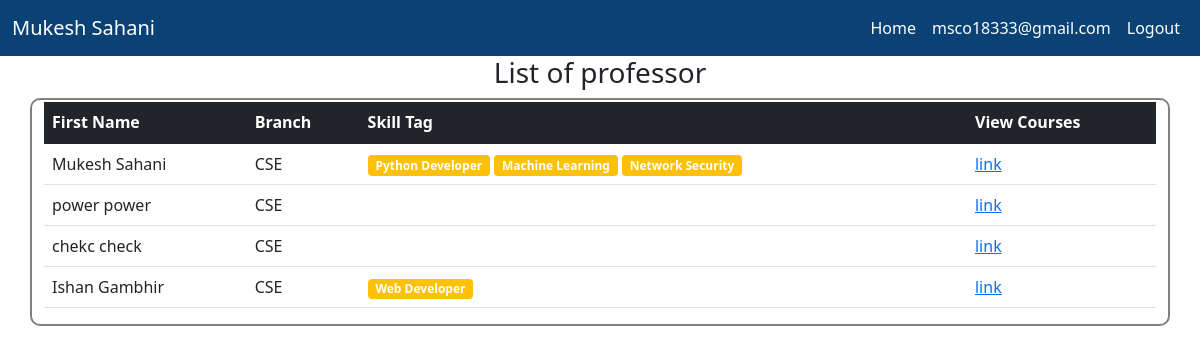
Screenshot of /list-profesor/ (signed in) with the database file from the repository.
### user/models.py (models this page shows)
class profile(models.Model):
    user = models.OneToOneField(User,on_delete=models.CASCADE, related_name='profile')
    firstname=models.CharField(max_length=30,null=True)
    lastname=models.CharField(max_length=30,null=True)
    organisation = models.CharField(max_length=30,choices=[("Profesor", "Profesor"), ("Student", "Student")])
    semester = models.CharField(max_length=1,choices=[('1','1'),('2','2'),('3','3'),('4','4'),('5','5'),('6','6'),('7','7'),('8',
    '8')],null=True)
    passout_year=models.IntegerField(null=True)
    placement_year=models.IntegerField(null=True)
    branch=models.CharField(max_length=30,choices=[("CSE", "CSE"), ("CIVIL", "CIVIL"),("ECE", "ECE"),("MECH", "MECH")],null=True)

### course_system/models.py (models this page shows, shortened)
class DomainData(models.Model):
    domain_name = models.CharField(max_length=100)

### student_panel/views.py (the view)
# urls.py: path('list-profesor/', views.professor_list, name = "ProfesorList"),
@login_required
def professor_list(request):
    context = {}
    profesor_list = profile.objects.filter(organisation='Profesor')
    profesor_obj_tag_map_list = [ProfesorTagList(profile_data=prof,tag_list=get_professor_tag_list(prof)) for prof in profesor_list]
    context['profesor_tag_list'] = profesor_obj_tag_map_list
    return render(request, 'student_panel/student_panel_professor_list.html', context)

### course_system/core.py (called while the page is built)
def find_text(input_text : str, target_str_list : list) -> bool:
    for target_str in target_str_list:
        if input_text.lower().find(target_str.lower()) != -1:
            return True
    return False

def get_tag_course(course_object : CourseData) -> list:
    tag_course_list = []
    skill_list = [ skill.domain_name for skill in DomainData.objects.all() ]
    for skill in skill_list:
        skill_word_data_object = SkillHotWords.objects.filter(skill_name = skill)
        skill_list_hot_words = [sk.hot_word for sk in skill_word_data_object]
        if skill_list_hot_words != []:
            print(skill_list_hot_words)
            skill_map_object = CourseSkillMap(course_json_extractor=CourseJSONdataExtractor(course_json_object=get_json_object_course(course_object)), skill_hot_work_list=skill_list_hot_words)
            if skill_map_object.is_required():
                tag_course_list.append(skill)
    print("-----------")
    print(tag_course_list)
    print("-----------")
    return tag_course_list

def get_professor_tag_list(profesor_profile_object : profile):
    course_list_profesor = [course_data.course_id for course_data in CourseRegisterBy.objects.filter(user_id = profesor_profile_object)]
    profesor_tag_list = []
    for course in course_list_profesor:
        profesor_tag_list.extend(get_tag_course(course_object = course))
    return profesor_tag_list

    def get_subject_name(self) -> str:
        return self.__subject_name

    def get_course_application(self) -> list:
        return self.__course_application

    def get_course_outcomes(self) -> list:
        return self.__course_outcomes

    def is_required(self) -> bool:
        subject_name = self.course_json_extractor.get_subject_name()
        if find_text(subject_name, self.skill_hot_word):
            return True
        application_list = self.course_json_extractor.get_course_application()
        for application in application_list:
            if find_text(application, self.skill_hot_word):
                return True
        outcomes_list = self.course_json_extractor.get_course_outcomes()
        for outcomes in outcomes_list:
            if find_text(outcomes, self.skill_hot_word):
                return True
        return False

### course_system/utils.py (called while the page is built)
def get_json_object_course(course : CourseData):
    return get_json_object(course.course_json_file)

### student_panel/templates/student_panel/student_panel_professor_list.html (shortened to what this page needs)
{% extends 'student_panel_basic.html' %}
{% load static %}
{% block body %}
    <div class="container">
        <center>
            <p class="h3">
                List of professor
            </p>
        </center>
    </div>
    <div class="container" style="border: 2px solid gray;border-radius:10px;">
        <table class="table">
            <thead>
                <thead class="table-dark">
                    <th scope="col">
                        First Name
                    </th>
                    <th scope="col">
                        Branch
                    </th>
                    <th scope="col">
                        Skill Tag
                    </th>
                    <th scope="col">
                        View Courses
                    </th>
                </thead>
            </thead>
            <tbody>
                {% for prof in profesor_tag_list  %}
                <tr>
                    <td>
                        {{ prof.profile_data.firstname }} {{ prof.profile_data.lastname }}
                    </td>
                    <td>
                        {{ prof.profile_data.branch }}
                    </td>
                    <td>
                        {% for tag in prof.tag_list %}
                            <span class="badge bg-warning"> {{ tag }} </span>
                        {% endfor %}
                    </td>
                    <td>
                        <a href="/profesor-course-list/{{ prof.profile_data.user.username }}">link</a>
                    </td>
                </tr>
                {% endfor %}
            </tbody>
        </table>
    </div>
{% endblock %}

### student_panel/templates/student_panel_basic.html (shortened to what this page needs)
{% load static %}
<!doctype html>
<html lang="en">
  <head>
    <link href="https://cdn.jsdelivr.net/npm/bootstrap@5.1.3/dist/css/bootstrap.min.css" rel="stylesheet">
  </head>
  <body>
    <nav class="navbar navbar-expand-lg navbar-dark" style="background-color: #0a4275;">
      <div class="container-fluid">
        <a class="navbar-brand" href="#"> {{ request.user.profile.firstname }} {{ request.user.profile.lastname }}</a>
        <div style="justify-content: flex-end;" class="collapse navbar-collapse" id="navbarColor01">
          <ul class="navbar-nav mb-2 mb-lg-0">
            <li class="nav-item">
              <a class="nav-link active" aria-current="page" href="{% url 'home_page' %}">Home</a>
            </li>
            <li class="nav-item">
              <a class="nav-link active" href="#">{{ request.user.username }}</a>
            </li>
            <li class="nav-item">
              <a class="nav-link active" href="{% url 'Logout' %}">Logout</a>
            </li>
          </ul>
        </div>
      </div>
    </nav>
    {% block body %}
    {% endblock %}
  </body>
</html>

### rows the page displays
profile: profile_data.firstname "Mukesh", profile_data.lastname "Sahani", profile_data.branch "CSE"
DomainData: tag_list "Python Developer"
DomainData: tag_list "Machine Learning"
DomainData: tag_list "Network Security"
profile: profile_data.firstname "power", profile_data.lastname "power", profile_data.branch "CSE"
profile: profile_data.firstname "chekc", profile_data.lastname "check", profile_data.branch "CSE"
profile: profile_data.firstname "Ishan", profile_data.lastname "Gambhir", profile_data.branch "CSE"
DomainData: tag_list "Web Developer"

### other values shown
{{ request.user.profile.firstname }} "Mukesh"
{{ request.user.profile.lastname }} "Sahani"
{{ request.user.username }} "msco18333@gmail.com"
